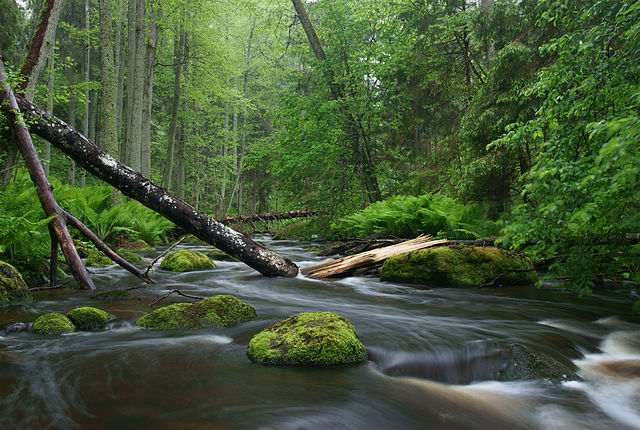
#> input picture 8th Semester Labs/Image Processing Labs/Classworks/Lab_1/nature.jpg, 640 x 430 px
$ jupyter execute class_work_1.ipynb   (shell and % lines are left out)
#> lines starting #> are read from the running program, lines starting #| are printed output that depends on the picture
[cell 1]
import numpy as np

[cell 2]
def display_image(img_obj, title = "Reconstructed Image from Text File", cmap = "gray"):
    plt.imshow(img_obj, cmap=cmap)
    plt.title(title)
    plt.axis('off')
    plt.show()

def display_images(images, titles=None):
    num_images = len(images)

    # Create a figure with subplots
    fig, axes = plt.subplots(1, num_images, figsize=(15, 5))

    for ax, img, title in zip(axes, images, titles or [''] * num_images):
        ax.imshow(img, cmap='gray')
        ax.set_title(title)
        ax.axis('off')  # Hide axes

    plt.tight_layout()
    plt.show()

## 1. Load and Display RGB Image

[cell 3]
from PIL import Image
import matplotlib.pyplot as plt

file_name = 'nature.jpg'
img = Image.open(file_name)
#> img is the input picture: PIL image 640x430 RGB; mean R, G, B 70, 87.5, 56.8

width, height = img.size
#> width = 640; height = 430
print(f"Original Image Dimensions: {width}x{height}")
#| Original Image Dimensions: 640x430

# Display the RGB image
plt.imshow(img)
plt.axis('off')  # Hide the axis
plt.show()

## 2. Convert RGB into Grayscale

[cell 4]
# Convert to grayscale
grayscale_img = img.convert('L')
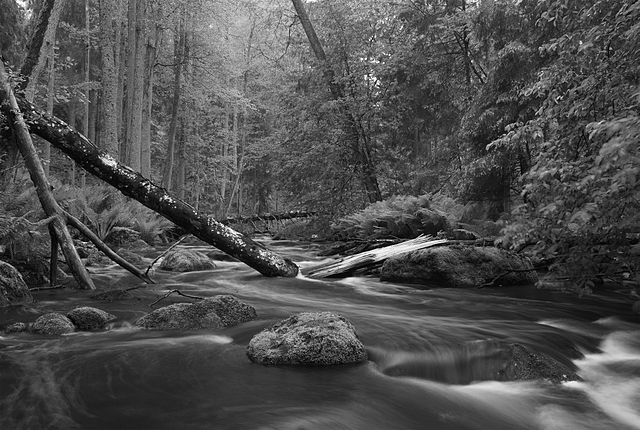
#> grayscale_img: PIL image 640x430 L; min 0, max 255, mean 78.8

width, height = img.size
print(f"Grayscale Image Dimensions: {width}x{height}")
#| Grayscale Image Dimensions: 640x430

# Display the grayscale image
display_image(grayscale_img)

## 3. Read the image and write the intensity values in a separate file

**Image intensity** refers to the *brightness* or *darkness* of a pixel in an image. In grayscale images, each pixel's intensity value ranges from 0 to 255, where:

- 0 represents black (no light).
- 255 represents white (maximum light).
- Values in between represent varying shades of gray.

[cell 5]
# Convert the grayscale image to a NumPy array
intensity_array = np.array(grayscale_img)
print("FILE NAME: ", file_name)

print("Image array size (height, width): ", intensity_array.shape)
#| Image array size (height, width):  (430, 640)

# Write the intensity values to a text file
with open(f'intensity_values.txt', 'w') as f:
    for row in intensity_array:
        f.write(' '.join(map(str, row)) + '\n')

print(f"Intensity values have been written to 'intensity_values_{file_name.split('.')[0]}.txt'.")

## 4. Multiply/add/substract each intensity value by a constant and display the modified image

[cell 6]
def convert_img_pixel(img_array, value: int, operation: str):
#> called with value = 2, operation = 'multiply'
    img_copy = img_array.copy()

    for i in range(len(img_copy)):
        for j in range(len(img_copy[0])):
            if operation == 'multiply':
                img_copy[i, j] = np.clip(img_copy[i, j] * value, 0, 255)  # Clipping to avoid overflow
            elif operation == 'add':
                img_copy[i, j] = np.clip(img_copy[i, j] + value, 0, 255)  # Clipping to avoid overflow
            elif operation == 'subtract':
                img_copy[i, j] = np.clip(img_copy[i, j] - value, 0, 255)  # Clipping to avoid overflow

    return img_copy

[cell 7]
# Read the pixel values from the text file
file_path = f'intensity_values.txt'
img_array = np.loadtxt(file_path, dtype=np.uint8)

# multiply pixel values (making the image noisy)
modified_image_1 = convert_img_pixel(img_array, 2, 'multiply')

# adding pixel values
modified_image_2 = convert_img_pixel(img_array, 200, 'add')

# substracting pixel values
modified_image_3 = convert_img_pixel(img_array, 20, 'subtract')

modified_images = [img_array, modified_image_1, modified_image_2, modified_image_3]
titles = ['Raw Gray Image', "Pixel Multiplied by 2", "Pixel added with 200", "Pixel substracted from 20"]
display_images(modified_images, titles)
#> in display_images, `plt.show()`:
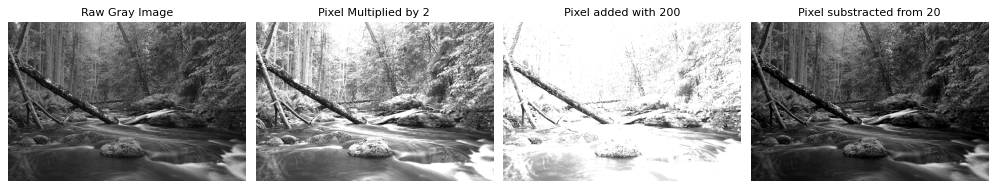
#> figure drawn by matplotlib, 4 panels

## 5. Substract each intensity value from 255 and display the image

[cell 8]
img_obj = img_array

for i in range(len(img_obj)):
    for j in range(len(img_obj[0])):
        img_obj[i, j] = 255 - img_obj[i, j]

display_image(img_obj, 'Pixel substracted from 255')
#> call 2 of display_image, with title = 'Pixel substracted from 255', cmap = 'gray'
#> in display_image (call 2), `plt.show()`:
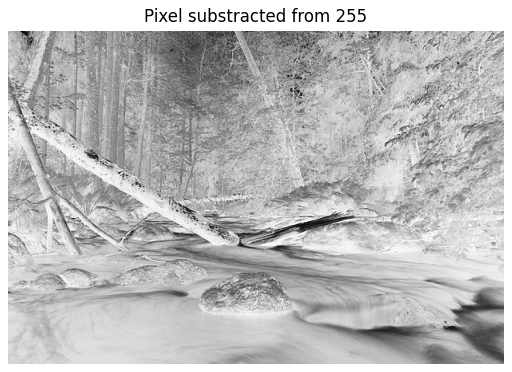
#> figure drawn by matplotlib, 1 panel

## 6. Try to separate each channel of the initial RGB image and display R, G, B channel separately

[cell 9]
import numpy as np
from PIL import Image
import matplotlib.pyplot as plt

# Function to separate and display RGB channels
def display_rgb_channels(image_path):
    # Open the RGB image
#> called with image_path = 'rgb.png'
    img = Image.open(image_path).convert('RGB')
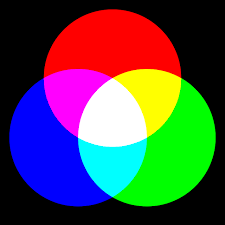
#> input picture 8th Semester Labs/Image Processing Labs/Classworks/Lab_1/rgb.png, 225 x 225 px
#> img is the input picture: PIL image 225x225 RGB; mean R, G, B 74.9, 74.9, 74.9

    # Convert the image to a NumPy array
    img_array = np.array(img)

    # Separate the channels
    red_channel = img_array[:, :, 0]   # Red channel
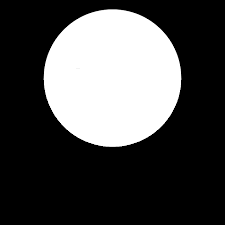
#> red_channel: shape (225, 225); min 0, max 255, mean 74.9
    green_channel = img_array[:, :, 1] # Green channel
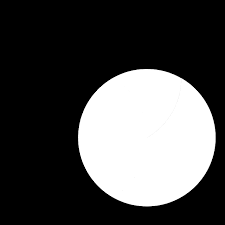
#> green_channel: shape (225, 225); min 0, max 255, mean 74.9
    blue_channel = img_array[:, :, 2]  # Blue channel
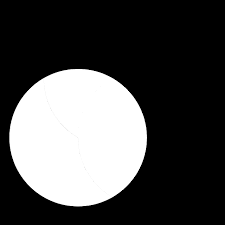
#> blue_channel: shape (225, 225); min 0, max 255, mean 74.9

    # Create a figure to display the channels
    fig, axes = plt.subplots(1, 4, figsize=(20, 5))

    # Display original image
    axes[0].imshow(img)
    axes[0].set_title('Original Image')
    axes[0].axis('off')  # Hide axes

    # Display red channel
    axes[1].imshow(red_channel, cmap='Reds')
    axes[1].set_title('Red Channel')
    axes[1].axis('off')  # Hide axes

    # Display green channel
    axes[2].imshow(green_channel, cmap='Greens')
    axes[2].set_title('Green Channel')
    axes[2].axis('off')  # Hide axes

    # Display blue channel
    axes[3].imshow(blue_channel, cmap='Blues')
    axes[3].set_title('Blue Channel')
    axes[3].axis('off')  # Hide axes

    plt.tight_layout()
    plt.show()

# Example usage
display_rgb_channels('rgb.png')

## CNN basic

[cell 10]
img = Image.open('rgb.png').convert('L')
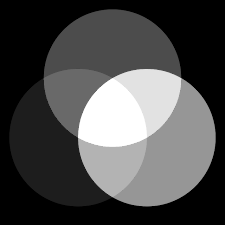
#> img: PIL image 225x225 L; min 0, max 255, mean 74.9
display_image(img, "Original Image")
print('Dimension: ', img.size)
#| Dimension:  (225, 225)

[cell 11]
image_arr = np.array(img)
image_arr.shape[0]-1
#> Out = 224

[cell 12]
import numpy as np

image_arr = np.array(img)

# Create the original 4x4 grayscale image
dummy_img = np.array([
    [0,   50,  100, 150],
    [200, 255,  200, 100],
    [50,  25,   0,   75],
    [100, 150,  200, 255]
], dtype=np.uint8)

# Define the search element (kernel)
search_element = np.array([[1, 0, 0], [0, 1, 0], [0, 0, 1]])

# Prepare a new image array for the output
stride = 2
new_width = int((image_arr.shape[0] - search_element.shape[0])  / stride) + 1
#> new_width = 112
new_height = int((image_arr.shape[1] - search_element.shape[1])  / stride) + 1
#> new_height = 112

new_image = np.zeros((new_width, new_height), dtype=np.uint8)

# Perform convolution
for row in range(new_width):
    for col in range(new_height):

        summation = 0
        # Iterate over the kernel
        for i in range(search_element.shape[0]):
            for j in range(search_element.shape[1]):
                # Get the corresponding pixel in the original image
                a = row + i
                b = col + j
                #! Accumulate the convolution
                summation += image_arr[a, b] * search_element[i, j]

        # Store the computed value in the new image
        new_image[row, col] = np.clip(summation, 0, 255)  # Ensure the value is in the valid range
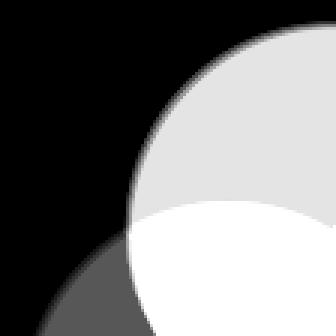
#> new_image: shape (112, 112) (shown 3 times larger); min 0, max 255, mean 121.6

print("Original Image:")
print(display_image(image_arr))
#| None

print("\nConvolved Image:")
print(display_image(new_image))
#| None
new_image.shape
#> Out = (112, 112)
